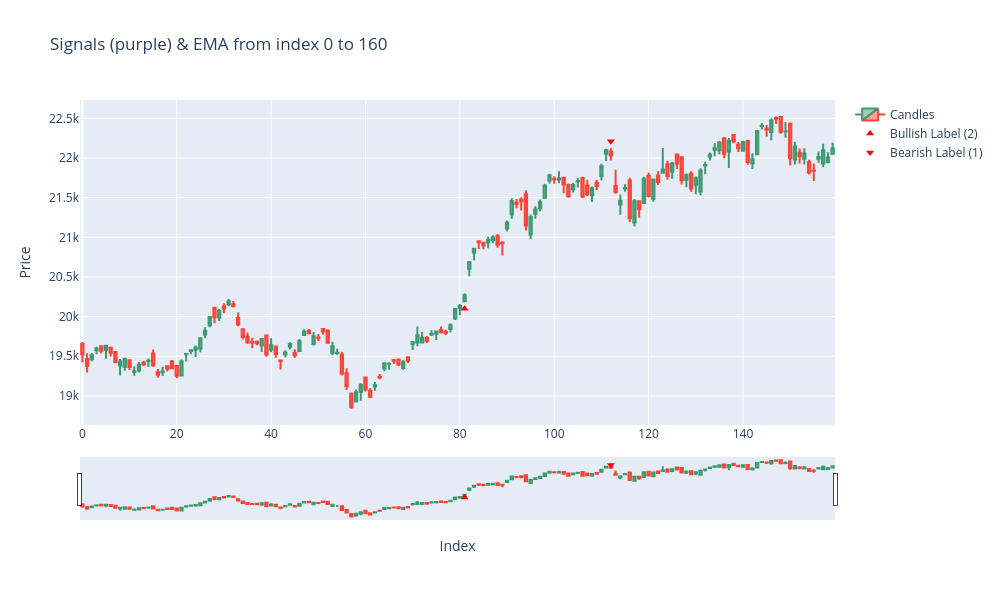

Notebook code cell kept with this figure:
### Code cell
import plotly.graph_objs as go

def plot_signals(test_df, pred_column='predictions', start=0, length=100):
    """
    Plot OHLC candles from test_df with:
    • purple dots for model signals
    • EMA line
    """
    # Subset
    df_slice = test_df.iloc[start:start+length].copy()
    df_slice.reset_index(inplace=True)  # Reset for plotting

    # Candle plot
    fig = go.Figure(data=[go.Candlestick(
        x=df_slice['index'] if 'index' in df_slice else df_slice.index,
        open=df_slice['Open'],
        high=df_slice['High'],
        low=df_slice['Low'],
        close=df_slice['Close'],
        name='Candles'
    )])

    
    if 'ema' in df_slice.columns:                     # adjust column name if needed
        fig.add_trace(go.Scatter(
            x=df_slice['index'] if 'index' in df_slice else df_slice.index,
            y=df_slice['ema'],
            mode='lines',
            line=dict(width=1.5, dash='dot', color='orange'),
            name='EMA'
        ))
    

    # Bullish signals
    bull_idx = df_slice[df_slice[pred_column] == 2].index
    fig.add_trace(go.Scatter(
        x=df_slice.loc[bull_idx, 'index'] if 'index' in df_slice else bull_idx,
        y=df_slice.loc[bull_idx, 'Low'] - (df_slice['High']-df_slice['Low']).mean()*0.1,
        mode='markers',
        marker=dict(size=7, color='purple', symbol='circle'),
        name='Bullish signal (2)'
    ))

    # Bearish signals
    bear_idx = df_slice[df_slice[pred_column] == 1].index
    fig.add_trace(go.Scatter(
        x=df_slice.loc[bear_idx, 'index'] if 'index' in df_slice else bear_idx,
        y=df_slice.loc[bear_idx, 'High'] + (df_slice['High']-df_slice['Low']).mean()*0.1,
        mode='markers',
        marker=dict(size=7, color='purple', symbol='circle'),
        name='Bearish signal (1)'
    ))


    # Bullish labels
    bull_idx = df_slice[df_slice[best_label] == 2].index
    fig.add_trace(go.Scatter(
        x=df_slice.loc[bull_idx, 'index'] if 'index' in df_slice else bull_idx,
        y=df_slice.loc[bull_idx, 'Low'] - (df_slice['High']-df_slice['Low']).mean()*0.5,
        mode='markers',
        marker=dict(size=7, color='red', symbol='triangle-up'),
        name='Bullish Label (2)'
    ))

    # Bearish labels
    bear_idx = df_slice[df_slice[best_label] == 1].index
    fig.add_trace(go.Scatter(
        x=df_slice.loc[bear_idx, 'index'] if 'index' in df_slice else bear_idx,
        y=df_slice.loc[bear_idx, 'High'] + (df_slice['High']-df_slice['Low']).mean()*0.5,
        mode='markers',
        marker=dict(size=7, color='red', symbol='triangle-down'),
        name='Bearish Label (1)'
    ))

    fig.update_layout(
        title=f"Signals (purple) & EMA from index {start} to {start+length}",
        xaxis_title="Index",
        yaxis_title="Price",
        showlegend=True,
        height=600,
        width=1000
    )
    fig.show()


plot_signals(val_df, pred_column="sel_preds", start=0, length=160)

### Figure 1 — Plotly figure (JSON) as saved in the notebook; plotly's stock layout.template omitted (floating-point values rounded to 4 significant figures; data arrays with more than 128 entries replaced by an {"elided": "..."} marker saying what was removed)
{"data": [{"close": {"elided": "160 float values"}, "high": {"elided": "160 float values"}, "low": {"elided": "160 float values"}, "name": "Candles", "open": {"elided": "160 float values"}, "type": "candlestick", "x": {"elided": "160 int values"}}, {"marker": {"color": "purple", "size": 7, "symbol": "circle"}, "mode": "markers", "name": "Bullish signal (2)", "type": "scatter", "x": [], "y": []}, {"marker": {"color": "purple", "size": 7, "symbol": "circle"}, "mode": "markers", "name": "Bearish signal (1)", "type": "scatter", "x": [], "y": []}, {"marker": {"color": "red", "size": 7, "symbol": "triangle-up"}, "mode": "markers", "name": "Bullish Label (2)", "type": "scatter", "x": [81], "y": [20100.0]}, {"marker": {"color": "red", "size": 7, "symbol": "triangle-down"}, "mode": "markers", "name": "Bearish Label (1)", "type": "scatter", "x": [112], "y": [22210.0]}], "layout": {"height": 600, "showlegend": true, "title": {"text": "Signals (purple) & EMA from index 0 to 160"}, "width": 1000, "xaxis": {"title": {"text": "Index"}}, "yaxis": {"title": {"text": "Price"}}}}
